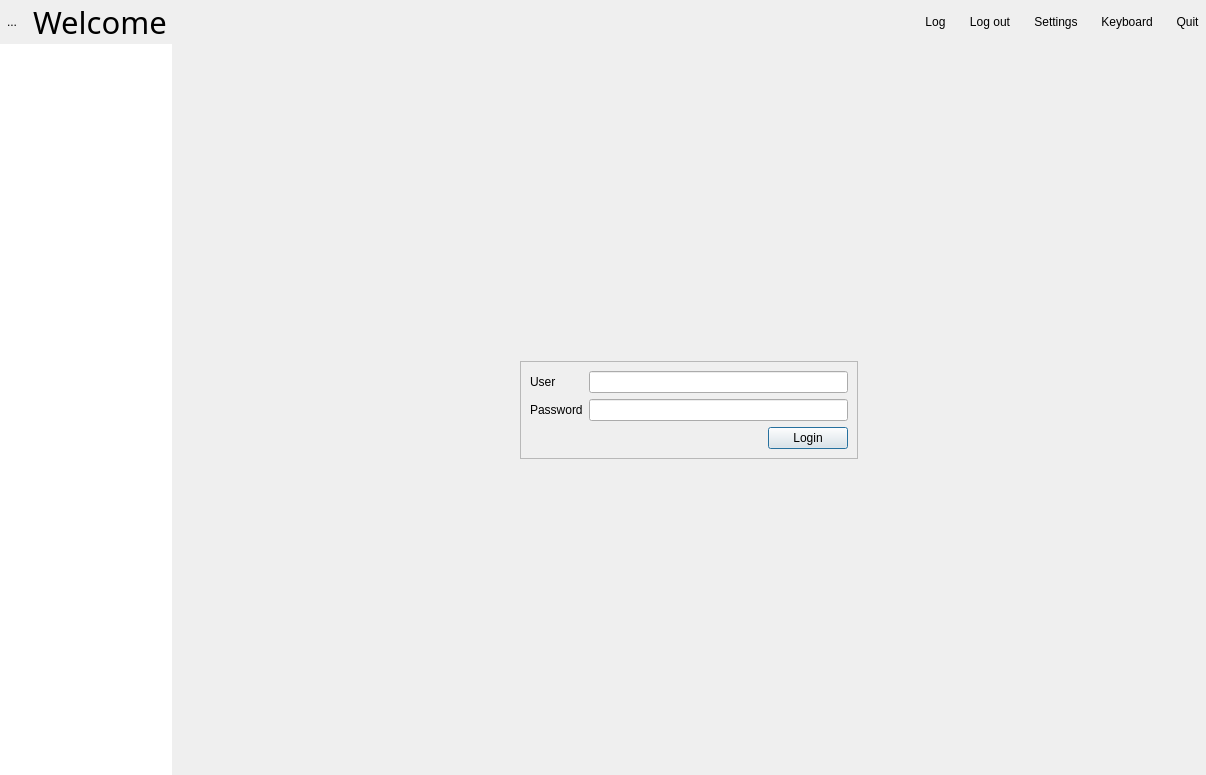
<?xml version="1.0" encoding="UTF-8"?>
<ui version="4.0">
 <class>CThumbnailDecoratorGuiComp</class>
 <widget class="QWidget" name="CThumbnailDecoratorGuiComp">
  <property name="geometry">
   <rect>
    <x>0</x>
    <y>0</y>
    <width>1206</width>
    <height>775</height>
   </rect>
  </property>
  <property name="windowTitle">
   <string>Main Window</string>
  </property>
  <property name="styleSheet">
   <string notr="true">QWidget
{
	color: #335777;
}

QWidget::item:disabled
{
	color: palette(disabled);
}

QWidget:disabled
{
	color: palette(disabled);
}


QToolBar[ImtToolBar=true]::separator
{
	background: transparent;
	width: 32px;
}

QWidget[ImtTopFrame=true] &gt; QWidget:disabled
{
	color: palette(disabled);
}


QToolBar[ImtToolBar=true]
{
	qproperty-iconSize: 24px;
}

QToolBar[ImtToolBar=true] &gt; QToolButton
{
		min-width: 60px;
}


QWidget[ImtTopFrame=true]
{
	background: qlineargradient(x1: 0, y1: 0, x2: 0, y2: 1,
                                 stop: 0 rgb(237,237,237), stop: 0.9 rgb(222,222,222),
                                 stop: 0.97 rgb(222,222,222), stop: 1.0 rgb(200,200,200));
	border-bottom: 1px solid  rgb(190,190,190);
	color: #335777;
}


QWidget#PageTree
{
	background: qlineargradient(x1: 0, y1: 0, x2: 1, y2: 0,
                                 stop: 0 rgb(250,250,250), stop: 0.9 rgb(235,235,235),
                                 stop: 0.99 rgb(235,235,235), stop: 1.0 rgb(213,213,213));
	border-right: 1px solid  rgb(200,200,200);
	color: #775733;
}


QWidget#BottomFrame
{
	background: rgb(230,230,230);	
}

QTableView[ImtMenu=true]
{
	color: qpalette(background);
	background: qpalette(background);
	font-weight: bold;
	text-align: center;
}

QTableView[ImtMenu=true]::item
{
	font-weight: bold;
	text-align: center;
}

/*
	Tab simulation using tree widget
*/
QTreeWidget[TabSimulation=true]
{
	color: #808080;
	background: rgb(230,230,230);
	font-weight: bold;
	text-align: left;
	color: #808080;
}


QTreeWidget[TabSimulation=true]::item 
{
    border: 0px none transparent;
    padding-top: 0.7em;
    padding-bottom: 0.7em;
}

QTreeWidget[TabSimulation=true]::item:first
{
    padding-left: 5px;
}


QTreeWidget[TabSimulation=true]::item:last
{
    padding-right: 15px;
}

QTreeWidget[TabSimulation=true]::item:selected 
{
    color: #335777;
    background-color: rgb(255, 255, 255);
}

QTreeWidget[TabSimulation=true]::item:!selected:hover 
{
	background-color: #dedede;
}



QTreeWidget[TabSimulation=true]::item:first:selected
{
    border-top: 1px white;
}



QAbstractItemView[TabSimulation=true]
{
    outline: 0;
}

</string>
  </property>
  <layout class="QVBoxLayout" name="verticalLayout">
   <property name="spacing">
    <number>0</number>
   </property>
   <property name="leftMargin">
    <number>0</number>
   </property>
   <property name="topMargin">
    <number>0</number>
   </property>
   <property name="rightMargin">
    <number>0</number>
   </property>
   <property name="bottomMargin">
    <number>0</number>
   </property>
   <item>
    <widget class="QFrame" name="TopFrame">
     <property name="frameShape">
      <enum>QFrame::NoFrame</enum>
     </property>
     <property name="frameShadow">
      <enum>QFrame::Raised</enum>
     </property>
     <property name="ImtTopFrame" stdset="0">
      <bool>true</bool>
     </property>
     <layout class="QHBoxLayout" name="horizontalLayout_2">
      <property name="spacing">
       <number>9</number>
      </property>
      <property name="leftMargin">
       <number>0</number>
      </property>
      <property name="topMargin">
       <number>0</number>
      </property>
      <property name="rightMargin">
       <number>0</number>
      </property>
      <property name="bottomMargin">
       <number>0</number>
      </property>
      <item>
       <widget class="QToolButton" name="HomeButton">
        <property name="enabled">
         <bool>true</bool>
        </property>
        <property name="text">
         <string>...</string>
        </property>
        <property name="icon">
         <iconset resource="imtgui.qrc">
          <normaloff>:/Icons/MenuQuad</normaloff>:/Icons/MenuQuad</iconset>
        </property>
        <property name="iconSize">
         <size>
          <width>32</width>
          <height>32</height>
         </size>
        </property>
        <property name="autoRaise">
         <bool>true</bool>
        </property>
       </widget>
      </item>
      <item>
       <widget class="QLabel" name="CurrentPageLabel">
        <property name="minimumSize">
         <size>
          <width>250</width>
          <height>0</height>
         </size>
        </property>
        <property name="font">
         <font>
          <family>Lucida Sans Unicode</family>
          <pointsize>23</pointsize>
         </font>
        </property>
        <property name="text">
         <string>Welcome</string>
        </property>
       </widget>
      </item>
      <item>
       <spacer name="horizontalSpacer">
        <property name="orientation">
         <enum>Qt::Horizontal</enum>
        </property>
        <property name="sizeHint" stdset="0">
         <size>
          <width>40</width>
          <height>20</height>
         </size>
        </property>
       </spacer>
      </item>
      <item>
       <widget class="QFrame" name="CurrentPageToolBarFrame">
        <property name="sizePolicy">
         <sizepolicy hsizetype="Expanding" vsizetype="Preferred">
          <horstretch>0</horstretch>
          <verstretch>0</verstretch>
         </sizepolicy>
        </property>
        <property name="frameShape">
         <enum>QFrame::NoFrame</enum>
        </property>
        <property name="frameShadow">
         <enum>QFrame::Raised</enum>
        </property>
        <layout class="QHBoxLayout" name="horizontalLayout_3">
         <property name="spacing">
          <number>0</number>
         </property>
         <property name="leftMargin">
          <number>0</number>
         </property>
         <property name="topMargin">
          <number>0</number>
         </property>
         <property name="rightMargin">
          <number>0</number>
         </property>
         <property name="bottomMargin">
          <number>3</number>
         </property>
        </layout>
       </widget>
      </item>
      <item>
       <spacer name="horizontalSpacer_3">
        <property name="orientation">
         <enum>Qt::Horizontal</enum>
        </property>
        <property name="sizeHint" stdset="0">
         <size>
          <width>0</width>
          <height>0</height>
         </size>
        </property>
       </spacer>
      </item>
      <item>
       <spacer name="horizontalSpacer_2">
        <property name="orientation">
         <enum>Qt::Horizontal</enum>
        </property>
        <property name="sizeType">
         <enum>QSizePolicy::Fixed</enum>
        </property>
        <property name="sizeHint" stdset="0">
         <size>
          <width>180</width>
          <height>20</height>
         </size>
        </property>
       </spacer>
      </item>
      <item>
       <widget class="QToolButton" name="LogButton">
        <property name="text">
         <string>Log</string>
        </property>
        <property name="icon">
         <iconset resource="imtgui.qrc">
          <normaloff>:/Icons/Ok</normaloff>:/Icons/Ok</iconset>
        </property>
        <property name="iconSize">
         <size>
          <width>24</width>
          <height>24</height>
         </size>
        </property>
        <property name="autoRaise">
         <bool>true</bool>
        </property>
       </widget>
      </item>
      <item>
       <widget class="QToolButton" name="LoginControlButton">
        <property name="text">
         <string>Log out</string>
        </property>
        <property name="icon">
         <iconset resource="imtgui.qrc">
          <normaloff>:/Icons/Lock</normaloff>:/Icons/Lock</iconset>
        </property>
        <property name="iconSize">
         <size>
          <width>24</width>
          <height>24</height>
         </size>
        </property>
        <property name="autoRaise">
         <bool>true</bool>
        </property>
       </widget>
      </item>
      <item>
       <widget class="QToolButton" name="SettingsButton">
        <property name="enabled">
         <bool>true</bool>
        </property>
        <property name="text">
         <string>Settings</string>
        </property>
        <property name="icon">
         <iconset resource="imtgui.qrc">
          <normaloff>:/Icons/Settings</normaloff>:/Icons/Settings</iconset>
        </property>
        <property name="iconSize">
         <size>
          <width>24</width>
          <height>24</height>
         </size>
        </property>
        <property name="autoRaise">
         <bool>true</bool>
        </property>
       </widget>
      </item>
      <item>
       <widget class="QToolButton" name="KeyboardButton">
        <property name="text">
         <string>Keyboard</string>
        </property>
        <property name="icon">
         <iconset resource="imtgui.qrc">
          <normaloff>:/Icons/Keyboard</normaloff>:/Icons/Keyboard</iconset>
        </property>
        <property name="iconSize">
         <size>
          <width>24</width>
          <height>24</height>
         </size>
        </property>
        <property name="autoRaise">
         <bool>true</bool>
        </property>
       </widget>
      </item>
      <item>
       <widget class="QToolButton" name="ExitButton">
        <property name="text">
         <string>Quit</string>
        </property>
        <property name="icon">
         <iconset resource="imtgui.qrc">
          <normaloff>:/Icons/PowerOff</normaloff>:/Icons/PowerOff</iconset>
        </property>
        <property name="iconSize">
         <size>
          <width>24</width>
          <height>24</height>
         </size>
        </property>
        <property name="shortcut">
         <string>Ctrl+Q</string>
        </property>
        <property name="autoRaise">
         <bool>true</bool>
        </property>
       </widget>
      </item>
     </layout>
    </widget>
   </item>
   <item>
    <widget class="QFrame" name="Main">
     <layout class="QHBoxLayout" name="horizontalLayout_6">
      <property name="spacing">
       <number>0</number>
      </property>
      <property name="leftMargin">
       <number>0</number>
      </property>
      <property name="topMargin">
       <number>0</number>
      </property>
      <property name="rightMargin">
       <number>0</number>
      </property>
      <property name="bottomMargin">
       <number>0</number>
      </property>
      <item>
       <widget class="QFrame" name="MenuPanelFrame">
        <layout class="QVBoxLayout" name="verticalLayout_2">
         <property name="spacing">
          <number>0</number>
         </property>
         <property name="leftMargin">
          <number>0</number>
         </property>
         <property name="topMargin">
          <number>0</number>
         </property>
         <property name="rightMargin">
          <number>0</number>
         </property>
         <property name="bottomMargin">
          <number>0</number>
         </property>
        </layout>
       </widget>
      </item>
      <item>
       <widget class="QFrame" name="LeftFrame">
        <property name="sizePolicy">
         <sizepolicy hsizetype="Preferred" vsizetype="Preferred">
          <horstretch>1</horstretch>
          <verstretch>0</verstretch>
         </sizepolicy>
        </property>
        <property name="frameShape">
         <enum>QFrame::NoFrame</enum>
        </property>
        <property name="frameShadow">
         <enum>QFrame::Raised</enum>
        </property>
        <layout class="QHBoxLayout" name="horizontalLayout_7">
         <property name="spacing">
          <number>0</number>
         </property>
         <property name="leftMargin">
          <number>0</number>
         </property>
         <property name="topMargin">
          <number>0</number>
         </property>
         <property name="rightMargin">
          <number>0</number>
         </property>
         <property name="bottomMargin">
          <number>0</number>
         </property>
         <item>
          <widget class="QTreeWidget" name="SubPages">
           <property name="font">
            <font>
             <weight>75</weight>
             <bold>true</bold>
            </font>
           </property>
           <property name="frameShape">
            <enum>QFrame::NoFrame</enum>
           </property>
           <property name="iconSize">
            <size>
             <width>20</width>
             <height>20</height>
            </size>
           </property>
           <property name="indentation">
            <number>15</number>
           </property>
           <property name="rootIsDecorated">
            <bool>false</bool>
           </property>
           <property name="uniformRowHeights">
            <bool>true</bool>
           </property>
           <property name="animated">
            <bool>true</bool>
           </property>
           <property name="TabSimulation" stdset="0">
            <bool>true</bool>
           </property>
           <attribute name="headerVisible">
            <bool>false</bool>
           </attribute>
           <column>
            <property name="text">
             <string/>
            </property>
           </column>
          </widget>
         </item>
        </layout>
       </widget>
      </item>
      <item>
       <widget class="QFrame" name="PageFrame">
        <property name="sizePolicy">
         <sizepolicy hsizetype="Expanding" vsizetype="Expanding">
          <horstretch>6</horstretch>
          <verstretch>0</verstretch>
         </sizepolicy>
        </property>
        <layout class="QVBoxLayout" name="verticalLayout_3">
         <property name="spacing">
          <number>0</number>
         </property>
         <property name="leftMargin">
          <number>0</number>
         </property>
         <property name="topMargin">
          <number>0</number>
         </property>
         <property name="rightMargin">
          <number>0</number>
         </property>
         <property name="bottomMargin">
          <number>0</number>
         </property>
         <item>
          <widget class="QStackedWidget" name="PageStack">
           <property name="currentIndex">
            <number>0</number>
           </property>
           <widget class="QWidget" name="LoginPage">
            <layout class="QGridLayout" name="gridLayout_2">
             <item row="0" column="1">
              <spacer name="verticalSpacer">
               <property name="orientation">
                <enum>Qt::Vertical</enum>
               </property>
               <property name="sizeHint" stdset="0">
                <size>
                 <width>20</width>
                 <height>239</height>
                </size>
               </property>
              </spacer>
             </item>
             <item row="1" column="0">
              <spacer name="horizontalSpacer_5">
               <property name="orientation">
                <enum>Qt::Horizontal</enum>
               </property>
               <property name="sizeHint" stdset="0">
                <size>
                 <width>268</width>
                 <height>20</height>
                </size>
               </property>
              </spacer>
             </item>
             <item row="1" column="1">
              <widget class="QFrame" name="frame">
               <property name="frameShape">
                <enum>QFrame::StyledPanel</enum>
               </property>
               <property name="frameShadow">
                <enum>QFrame::Raised</enum>
               </property>
               <layout class="QFormLayout" name="formLayout">
                <item row="0" column="0">
                 <widget class="QLabel" name="label">
                  <property name="text">
                   <string>User</string>
                  </property>
                 </widget>
                </item>
                <item row="0" column="1">
                 <widget class="QLineEdit" name="UserEdit"/>
                </item>
                <item row="1" column="0">
                 <widget class="QLabel" name="label_2">
                  <property name="text">
                   <string>Password</string>
                  </property>
                 </widget>
                </item>
                <item row="1" column="1">
                 <widget class="QLineEdit" name="PasswordEdit">
                  <property name="echoMode">
                   <enum>QLineEdit::Password</enum>
                  </property>
                 </widget>
                </item>
                <item row="2" column="0" colspan="2">
                 <layout class="QHBoxLayout" name="horizontalLayout">
                  <item>
                   <spacer name="horizontalSpacer_4">
                    <property name="orientation">
                     <enum>Qt::Horizontal</enum>
                    </property>
                    <property name="sizeHint" stdset="0">
                     <size>
                      <width>40</width>
                      <height>20</height>
                     </size>
                    </property>
                   </spacer>
                  </item>
                  <item>
                   <widget class="QPushButton" name="LoginButton">
                    <property name="text">
                     <string>Login</string>
                    </property>
                    <property name="icon">
                     <iconset resource="imtgui.qrc">
                      <normaloff>:/Icons/Unlock</normaloff>:/Icons/Unlock</iconset>
                    </property>
                    <property name="default">
                     <bool>true</bool>
                    </property>
                   </widget>
                  </item>
                 </layout>
                </item>
               </layout>
              </widget>
             </item>
             <item row="1" column="2">
              <spacer name="horizontalSpacer_6">
               <property name="orientation">
                <enum>Qt::Horizontal</enum>
               </property>
               <property name="sizeHint" stdset="0">
                <size>
                 <width>268</width>
                 <height>20</height>
                </size>
               </property>
              </spacer>
             </item>
             <item row="2" column="1">
              <spacer name="verticalSpacer_2">
               <property name="orientation">
                <enum>Qt::Vertical</enum>
               </property>
               <property name="sizeHint" stdset="0">
                <size>
                 <width>20</width>
                 <height>238</height>
                </size>
               </property>
              </spacer>
             </item>
            </layout>
           </widget>
           <widget class="QWidget" name="StartPage">
            <property name="sizePolicy">
             <sizepolicy hsizetype="Expanding" vsizetype="Expanding">
              <horstretch>0</horstretch>
              <verstretch>0</verstretch>
             </sizepolicy>
            </property>
            <property name="maximumSize">
             <size>
              <width>16777215</width>
              <height>16777215</height>
             </size>
            </property>
            <layout class="QHBoxLayout" name="horizontalLayout_4">
             <item>
              <widget class="QFrame" name="startFrame">
               <property name="sizePolicy">
                <sizepolicy hsizetype="Expanding" vsizetype="Expanding">
                 <horstretch>0</horstretch>
                 <verstretch>0</verstretch>
                </sizepolicy>
               </property>
               <property name="frameShape">
                <enum>QFrame::NoFrame</enum>
               </property>
               <property name="frameShadow">
                <enum>QFrame::Raised</enum>
               </property>
               <layout class="QGridLayout" name="gridLayout">
                <property name="sizeConstraint">
                 <enum>QLayout::SetDefaultConstraint</enum>
                </property>
                <property name="leftMargin">
                 <number>0</number>
                </property>
                <property name="topMargin">
                 <number>0</number>
                </property>
                <property name="rightMargin">
                 <number>0</number>
                </property>
                <property name="bottomMargin">
                 <number>0</number>
                </property>
                <item row="0" column="1">
                 <spacer name="vSpacerTop">
                  <property name="orientation">
                   <enum>Qt::Vertical</enum>
                  </property>
                  <property name="sizeType">
                   <enum>QSizePolicy::Fixed</enum>
                  </property>
                  <property name="sizeHint" stdset="0">
                   <size>
                    <width>20</width>
                    <height>40</height>
                   </size>
                  </property>
                 </spacer>
                </item>
                <item row="1" column="0">
                 <spacer name="hSpacerLeft">
                  <property name="orientation">
                   <enum>Qt::Horizontal</enum>
                  </property>
                  <property name="sizeType">
                   <enum>QSizePolicy::Fixed</enum>
                  </property>
                  <property name="sizeHint" stdset="0">
                   <size>
                    <width>40</width>
                    <height>20</height>
                   </size>
                  </property>
                 </spacer>
                </item>
                <item row="1" column="1">
                 <widget class="QTableView" name="PageList">
                  <property name="sizePolicy">
                   <sizepolicy hsizetype="Expanding" vsizetype="Expanding">
                    <horstretch>0</horstretch>
                    <verstretch>0</verstretch>
                   </sizepolicy>
                  </property>
                  <property name="frameShape">
                   <enum>QFrame::NoFrame</enum>
                  </property>
                  <property name="frameShadow">
                   <enum>QFrame::Raised</enum>
                  </property>
                  <property name="verticalScrollBarPolicy">
                   <enum>Qt::ScrollBarAlwaysOff</enum>
                  </property>
                  <property name="horizontalScrollBarPolicy">
                   <enum>Qt::ScrollBarAlwaysOff</enum>
                  </property>
                  <property name="sizeAdjustPolicy">
                   <enum>QAbstractScrollArea::AdjustToContents</enum>
                  </property>
                  <property name="autoScroll">
                   <bool>false</bool>
                  </property>
                  <property name="editTriggers">
                   <set>QAbstractItemView::NoEditTriggers</set>
                  </property>
                  <property name="selectionMode">
                   <enum>QAbstractItemView::SingleSelection</enum>
                  </property>
                  <property name="ImtMenu" stdset="0">
                   <bool>true</bool>
                  </property>
                  <attribute name="horizontalHeaderVisible">
                   <bool>false</bool>
                  </attribute>
                  <attribute name="verticalHeaderVisible">
                   <bool>false</bool>
                  </attribute>
                 </widget>
                </item>
                <item row="2" column="1">
                 <spacer name="vSpacerBottom">
                  <property name="orientation">
                   <enum>Qt::Vertical</enum>
                  </property>
                  <property name="sizeType">
                   <enum>QSizePolicy::Fixed</enum>
                  </property>
                  <property name="sizeHint" stdset="0">
                   <size>
                    <width>20</width>
                    <height>40</height>
                   </size>
                  </property>
                 </spacer>
                </item>
                <item row="1" column="2">
                 <spacer name="hSpacerRight">
                  <property name="orientation">
                   <enum>Qt::Horizontal</enum>
                  </property>
                  <property name="sizeType">
                   <enum>QSizePolicy::Fixed</enum>
                  </property>
                  <property name="sizeHint" stdset="0">
                   <size>
                    <width>40</width>
                    <height>20</height>
                   </size>
                  </property>
                 </spacer>
                </item>
               </layout>
              </widget>
             </item>
            </layout>
           </widget>
           <widget class="QWidget" name="UiContainerPage">
            <layout class="QHBoxLayout" name="horizontalLayout_5">
             <property name="leftMargin">
              <number>0</number>
             </property>
             <property name="topMargin">
              <number>0</number>
             </property>
             <property name="rightMargin">
              <number>0</number>
             </property>
             <property name="bottomMargin">
              <number>0</number>
             </property>
             <item>
              <widget class="QFrame" name="ContentFrame">
               <property name="frameShape">
                <enum>QFrame::NoFrame</enum>
               </property>
               <property name="frameShadow">
                <enum>QFrame::Raised</enum>
               </property>
               <layout class="QVBoxLayout" name="verticalLayout_4">
                <property name="leftMargin">
                 <number>0</number>
                </property>
                <property name="topMargin">
                 <number>0</number>
                </property>
                <property name="rightMargin">
                 <number>0</number>
                </property>
                <property name="bottomMargin">
                 <number>0</number>
                </property>
               </layout>
              </widget>
             </item>
            </layout>
           </widget>
          </widget>
         </item>
        </layout>
       </widget>
      </item>
     </layout>
    </widget>
   </item>
  </layout>
 </widget>
 <tabstops>
  <tabstop>UserEdit</tabstop>
  <tabstop>PasswordEdit</tabstop>
  <tabstop>LoginButton</tabstop>
  <tabstop>ExitButton</tabstop>
  <tabstop>SubPages</tabstop>
  <tabstop>HomeButton</tabstop>
  <tabstop>LoginControlButton</tabstop>
  <tabstop>SettingsButton</tabstop>
  <tabstop>PageList</tabstop>
 </tabstops>
 <resources>
  <include location="imtgui.qrc"/>
 </resources>
 <connections/>
</ui>
